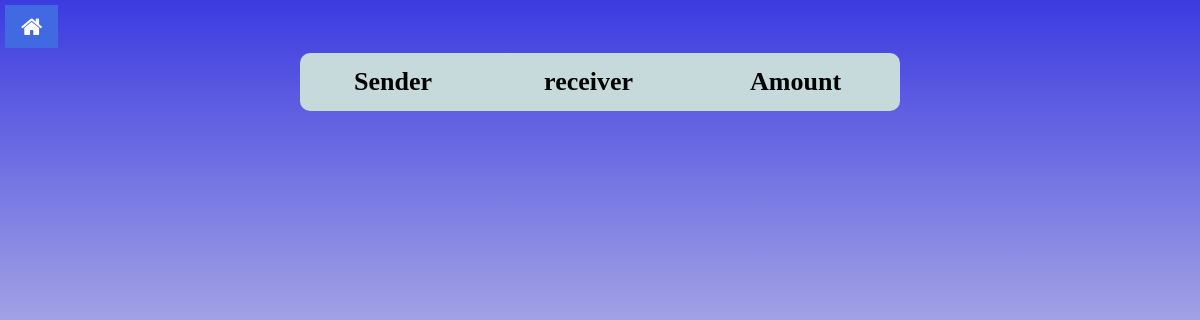
Before: /alltransaction.php with the older database file.
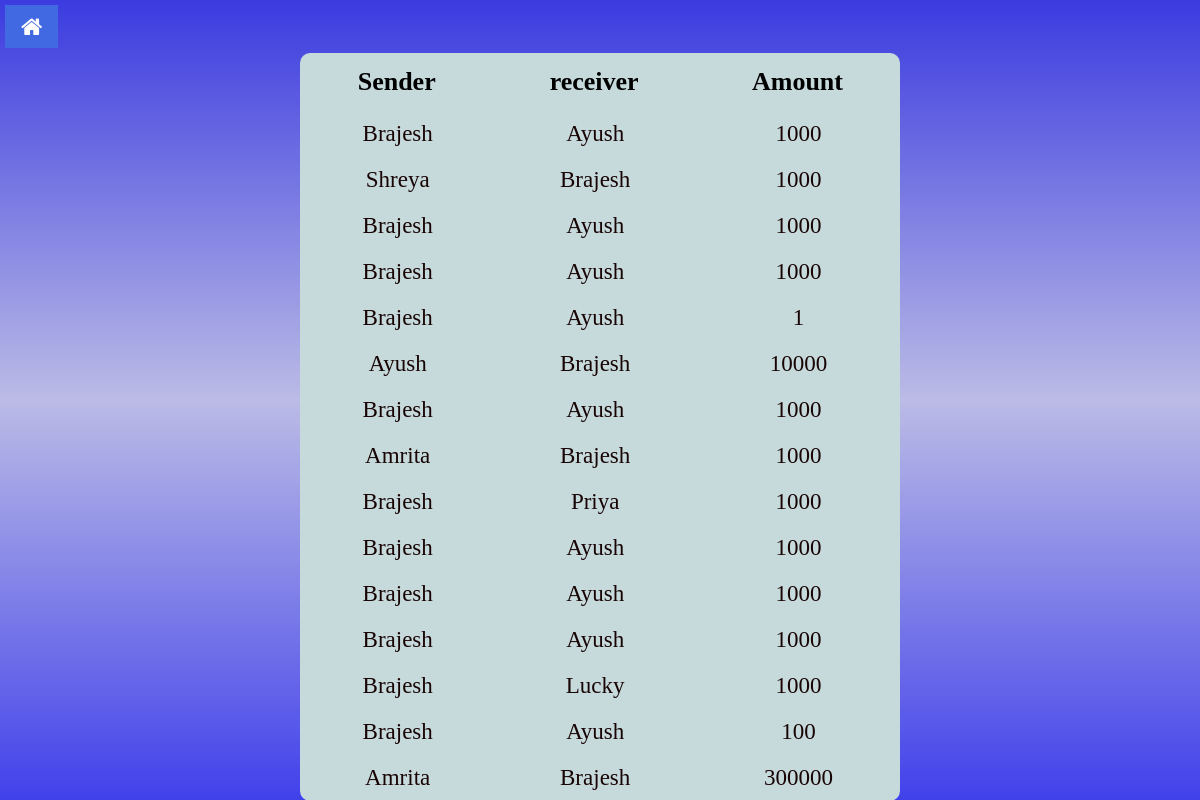
After: the same page with the newer database file.
### tables this page shows
CREATE TABLE `transaction` (
  `sender` varchar(50) NOT NULL,
  `receiver` varchar(50) NOT NULL,
  `amount` double DEFAULT NULL
);

### alltransaction.php (the view, shortened to what this page needs)
<?php
require "assets/config.php";
$q="select * from transaction";
$result=mysqli_query($con,$q);
?>
<html>
	<head>
		<link rel="stylesheet" href="https://cdnjs.cloudflare.com/ajax/libs/font-awesome/4.7.0/css/font-awesome.min.css">
		<link rel="stylesheet" href="css/alltransaction.css">
	</head>
	<body>
		<a href="index.php">
			<button class="btn"><i class="fa fa-home"></i></button>
		</a>
		<table>
				<th>Sender</th>
				<th>receiver</th>
				<th>Amount</th>
			<tr>
			<?php while($row = $result->fetch_assoc()) { ?>
			<tr>
				<td><?php echo $row["sender"]; ?></td>
				<td><?php echo $row["receiver"]; ?></td>
				<td><?php echo $row["amount"]; ?></td>
			</tr>
			<?php } ?>
		</table>
	</body>
</html>

### css/alltransaction.css (style rules this page uses)
body { background:linear-gradient(rgb(59, 59, 224),rgb(187, 187, 230),rgb(65, 65, 235)); background-size:cover; margin: 0; width: 100vw; height: 100vh; }
table { text-align:center; width: 600px; height: auto; margin-left: auto; margin-right: auto; border-collapse:collapse; background: rgb(198, 217, 219); border-radius: 10px; }
th { color:rgb(0, 0, 0); font-size:26px; padding:14px; }
td { font-size:23px; color: rgb(24, 4, 4); padding: 10px 20px 10px 22px; }
.btn { background-color:RoyalBlue; border: none; color: white; padding: 10px 16px; font-size: 23px; cursor: pointer; margin: 5px; }

Changed rows visible on the page:
added transaction: sender "Brajesh", receiver "Ayush", amount "1000"
added transaction: sender "Shreya", receiver "Brajesh", amount "1000"
added transaction: sender "Brajesh", receiver "Ayush", amount "1000"
added transaction: sender "Brajesh", receiver "Ayush", amount "1000"
added transaction: sender "Brajesh", receiver "Ayush", amount "1"
added transaction: sender "Ayush", receiver "Brajesh", amount "10000"
added transaction: sender "Brajesh", receiver "Ayush", amount "1000"
added transaction: sender "Amrita", receiver "Brajesh", amount "1000"
added transaction: sender "Brajesh", receiver "Priya", amount "1000"
added transaction: sender "Brajesh", receiver "Ayush", amount "1000"
added transaction: sender "Brajesh", receiver "Ayush", amount "1000"
added transaction: sender "Brajesh", receiver "Ayush", amount "1000"
added transaction: sender "Brajesh", receiver "Lucky", amount "1000"
added transaction: sender "Brajesh", receiver "Ayush", amount "100"
added transaction: sender "Amrita", receiver "Brajesh", amount "300000"
